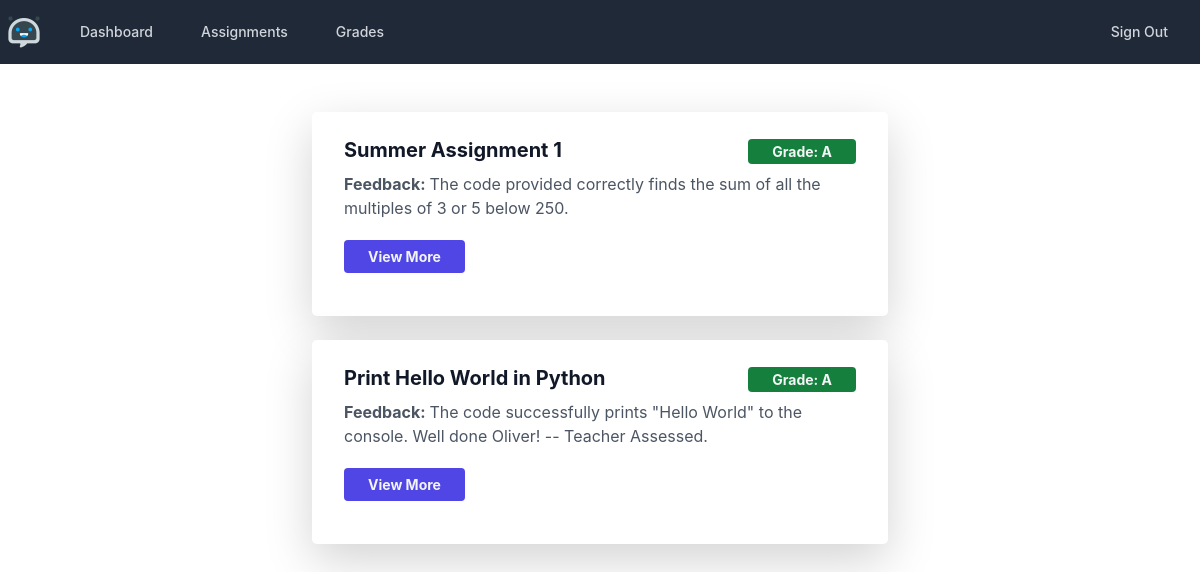
The app's page /grades (signed in), older data.
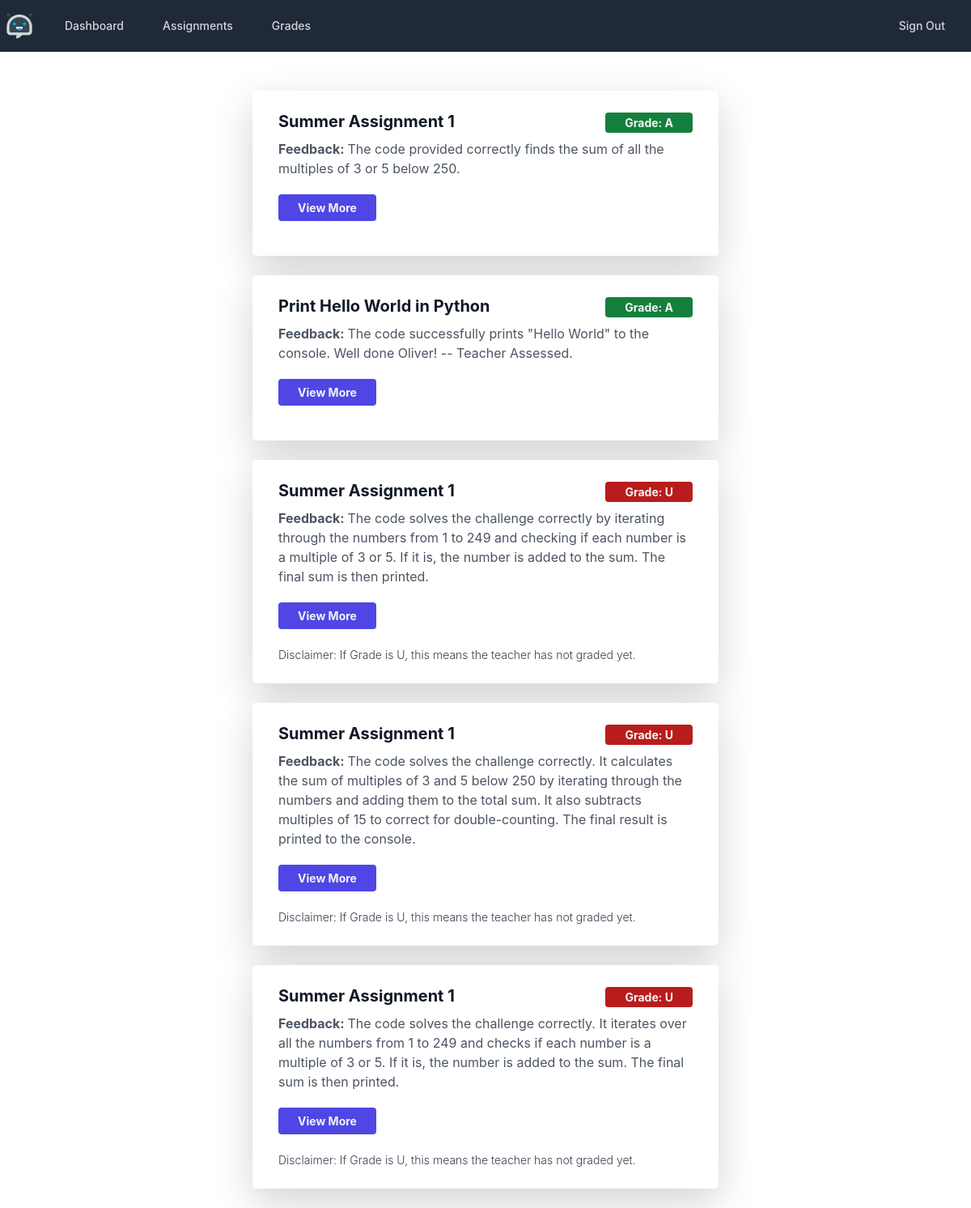
The same page, newer data.
### models.py (models this page shows, shortened)
class Assignment(db.Model):
    __tablename__ = 'assignments'
    __table_args__ = {'extend_existing': True}
    assignment_id = db.Column(db.Integer, primary_key=True)
    name = db.Column(db.String(100), nullable=False)
    description = db.Column(db.String(500), nullable=False)
    set_by = db.Column(db.String(50), nullable=False)
    created_on = db.Column(db.DateTime, nullable=False)
    due_date = db.Column(db.String(10), nullable=False)

class Grade(db.Model):
    __tablename__ = 'grades'
    __table_args__ = {'extend_existing': True}
    assignment_id = db.Column(db.Integer, db.ForeignKey(Assignment.assignment_id), nullable=False)
    student_id = db.Column(db.Integer, db.ForeignKey(User.id), nullable=False)
    grade = db.Column(db.String(1), nullable=True, default='N')
    correct = db.Column(db.Boolean, nullable=False, default=False)
    feedback = db.Column(db.String(2000), nullable=False, default='No Feedback Provided. Default.')
    next_steps = db.Column(db.String(2000), nullable=False, default='No Next Steps Provided. Default.')
    code_submission = db.Column(db.String(2000), nullable=False, default='No Code Provided. Default.')
    grade_id = db.Column(db.Integer, primary_key=True)

### grades/views.py (the view)
@grades_blueprint.route('/grades')
@login_required
@required_roles('student')
def grades():
    all_grades = Grade.query.filter_by(student_id=current_user.id).all()
    all_assignments = Assignment.query.all()
    if len(all_grades) != 0:
        return render_template('grades/grades.html',
                               grades=all_grades, assignments=all_assignments)
    else:
        flash('No grades to review.')
    return render_template('grades/grades.html')

### app.py (called while the page is built)
@login_manager.user_loader
def load_user(user_id):
    return User.query.get(int(user_id))

### models.py (called while the page is built)
def required_roles(*roles):
    def wrapper(f):
        @wraps(f)
        def wrapped(*args, **kwargs):
            if current_user.role not in roles:
                return render_template('error/403.html')
            return f(*args, **kwargs)
        return wrapped
    return wrapper

### templates/grades/grades.html (shortened to what this page needs)
<!DOCTYPE html>
<html lang="en">
<head>
</head>
<body>
{% extends 'base.html' %}
{% block content %}
    <div class="w-full max-w-xl mx-auto mt-5">
        {% if grades %}
            {% for grade in grades %}
                {% for assignment in assignments %}
                    {% if assignment.assignment_id == grade.assignment_id %}
                        <div class="max-w-2xl px-8 py-4 my-4 bg-white rounded-lg shadow-lg">
                            <div class="flex items-center justify-between">
                                <span class="text-xl font-bold text-gray-900" tabindex="0" role="link">
                                    {{ assignment.name }}
                                </span>
                                <span class="text-xl font-bold text-gray-700">
                    {% if grade.grade == "U" or grade.grade == "F" or grade.grade == "E" %}
                        <span class="px-4 py-1 text-sm font-bold text-gray-100 bg-red-700 rounded">Grade: {{ grade.grade }}</span>
                    {% elif grade.grade == "C" or grade.grade == "D" %}
                        <span class="px-4 py-1 text-sm font-bold text-gray-100 bg-yellow-600 rounded">Grade: {{ grade.grade }}</span>
                    {% else %}
                        <span class="px-4 py-1 text-sm font-bold text-gray-100 bg-green-700 rounded">Grade: {{ grade.grade }}</span>
                    {% endif %}
                </span>
                            </div>
                            <div class="mt-2">
                                <p class="mt-2 text-gray-600">
                                    <b>Feedback: </b>{{ grade.feedback }}
                                </p>
                            </div>
                            <div class="flex items-center justify-between mt-4">
                                <form method="POST">
                                    <a href="{{ url_for('grades.view_grade', id=grade.grade_id) }}"
                                       class="px-4 py-2 text-sm font-bold text-gray-100 bg-indigo-600 hover:text-gray-100 rounded"
                                       tabindex="0" role="button">
                                        View More
                                    </a>
                                </form>
                            </div>
                            <div class="mt-4">
                                <span class="text-sm font-light text-gray-700">
                                    {% if grade.grade == 'U' %}
                                        Disclaimer: If Grade is U, this means the teacher has not graded yet.
                                    {% endif %}
                                </span>
                            </div>
                        </div>
                    {% endif %}
                {% endfor %}
            {% endfor %}
        {% endif %}
    </div>
{% endblock %}

### templates/base.html (shortened to what this page needs)
<!doctype html>
<html lang="en">
<head>
    <link rel="stylesheet" href="https://stackpath.bootstrapcdn.com/bootstrap/4.3.1/css/bootstrap.min.css"
>
    <script src="https://cdn.tailwindcss.com"></script>
</head>
<body>
<nav class="bg-gray-800">
    <div class="mx-auto max-w-7xl px-2 sm:px-6 lg:px-8">
        <div class="relative flex h-16 items-center justify-between">
            <div class="flex flex-1 items-center justify-center sm:items-stretch sm:justify-start">
                <div class="flex flex-shrink-0 items-center">
                    <a href="{{ url_for('index') }}">
                    <img class="h-8 w-auto" src="/static/img/logo.png"
                         alt="Logo">
                    </a>
                </div>
                <div class="hidden sm:ml-6 sm:block">
                    <div class="flex space-x-4">
                        <a href="{{ url_for('index') }}" class="text-gray-300 hover:bg-gray-700 hover:text-white rounded-md px-3 py-2 text-sm font-medium"
                           aria-current="page">
                            Dashboard
                        </a>
                        {% if current_user.is_authenticated and current_user.role == 'student' %}
                        <a href="{{ url_for('assignments.assignments') }}"
                           class="text-gray-300 hover:bg-gray-700 hover:text-white rounded-md px-3 py-2 text-sm font-medium">
                            Assignments
                        </a>
                        {% endif %}
                        {% if current_user.is_authenticated and current_user.role == 'student' %}
                        <a href="{{ url_for('grades.grades') }}"
                           class="text-gray-300 hover:bg-gray-700 hover:text-white rounded-md px-3 py-2 text-sm font-medium">
                            Grades
                        </a>
                        {% endif %}
                    </div>
                </div>
            </div>
            <div class="absolute inset-y-0 right-0 flex items-center pr-2 sm:static sm:inset-auto sm:ml-6 sm:pr-0">
                <div class="relative ml-3">
                    <div class="hidden sm:ml-6 sm:block">
                    <div class="flex space-x-4">
                        {% if current_user.is_authenticated %}
                        <a href="{{ url_for('users.logout') }}" class="text-gray-300 hover:bg-gray-700 hover:text-white rounded-md px-3 py-2 text-sm font-medium"
                           aria-current="page">Sign Out
                        </a>
                        {% endif %}
                    </div>
                </div>
                </div>
            </div>
        </div>
    </div>
</nav>
{% block content %}
{% endblock %}
</body>
</html>

Row changes from the older to the newer data that the page shows:
added Grade: grade "U", feedback "The code solves the challenge correctly by iterating through the numbers from 1 to 249 and checking if each number is a multiple of 3 or 5. If it is, the number is added to the sum. The final sum is then printed.", Assignment (name "Summer Assignment 1", shows "Disclaimer: If Grade is U, this means the teacher has not graded yet.")
added Grade: grade "U", feedback "The code solves the challenge correctly. It calculates the sum of multiples of 3 and 5 below 250 by iterating through the numbers and adding them to the total sum. It also subtracts multiples of 15 to correct for double-counting. The final result is printed to the console.", Assignment (name "Summer Assignment 1", shows "Disclaimer: If Grade is U, this means the teacher has not graded yet.")
added Grade: grade "U", feedback "The code solves the challenge correctly. It iterates over all the numbers from 1 to 249 and checks if each number is a multiple of 3 or 5. If it is, the number is added to the sum. The final sum is then printed.", Assignment (name "Summer Assignment 1", shows "Disclaimer: If Grade is U, this means the teacher has not graded yet.")
